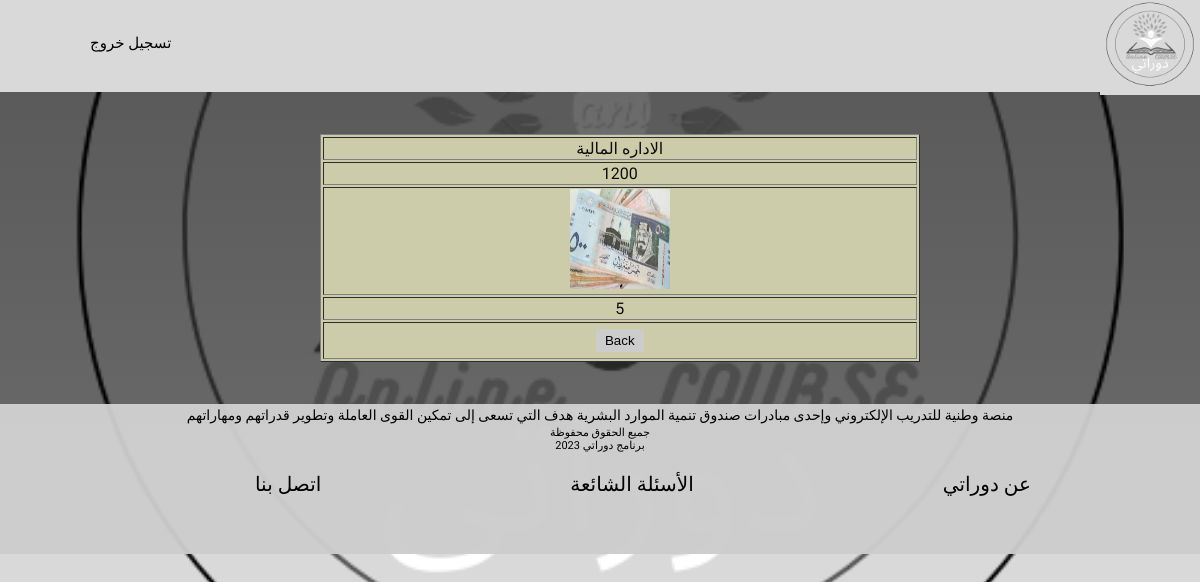
/detalis.php?id=50, run on the app's committed database.
### tables this page shows
CREATE TABLE `create_course` (
  `c_number` int(11) NOT NULL,
  `c_name` varchar(30) NOT NULL,
  `c_price` int(11) NOT NULL,
  `image` varchar(30) NOT NULL,
  `c_num` int(11) NOT NULL
);

### detalis.php (the view, shortened to what this page needs)
<!DOCTYPE html>
<html>
<head>
  <link rel="stylesheet" href="css/home_page.css">
</head>
 <body>
 <div class="header">
    <ul>
      <li><a href="Logout.php">تسجيل خروج </a></li>
    </ul>
    <a href="home_page.php"> <img src="ogo1.png" alt="logo" height="95px" width="100px"></a>
  </div>
 <div class="container1">
  <div class="card1">
<?php
 include 'Database_Link.php';
$id= $_GET['id'];
$sql = "select * from create_course where c_number =".$id;
$query = mysqli_query($conn,$sql);
$rslt = mysqli_fetch_row($query);
if ($rslt) {
    echo '<div class="g" align="center">';
    echo '<table border="1" width="80%" bgcolor="#cca">';
    echo '<tr align="center"><td>' . $rslt[1] . '</td></tr>';
    echo '<tr align="center"><td>' . $rslt[2] . '</td></tr>';
    echo '<tr align="center" ><td><img src="' . $rslt[3] . '" height="100"width="100"></td></tr>';
    echo '<tr align="center"><td>' . $rslt[4] . '</td></tr>';
	echo '<td align="center"><a href="home_page.php"><button class="submit">Back</button></a></td></tr>';
    echo '</table>';
}
 ?>
      </div>
      </div>
  <footer>
    <p id="p1">منصة وطنية للتدريب الإلكتروني وإحدى مبادرات صندوق تنمية الموارد البشرية هدف التي تسعى إلى تمكين
      القوى العاملة وتطوير قدراتهم ومهاراتهم</p>
    <p id="p2">جميع الحقوق محفوظة <br> برنامج دوراتي 2023 </p>
    <ul class="nav1">
      <li> <a href="#"> اتصل بنا </a></li>
      <li><a href="#">الأسئلة الشائعة</a></li>
      <li> <a href="#"> عن دوراتي </a></li>
    </ul>
  </footer>
</body>
</html>

### css/home_page.css (style rules this page uses)
body { background-image:linear-gradient(rgba(0, 0, 0, 0.6) , rgba(0, 0, 0, 0.5)),url(ogo1.png); background-repeat:no-repeat; background-position: center; background-size: cover; font-family: 'Lemonada'; margin-top: 0; }
.header { display: flex; justify-content: space-between; align-items: center; position: relative; margin: -8px; background: #d9d9d9; height: 100px; }
.header img { margin-bottom: -15%; }
.card1 { margin-left: 20%; width: 750px; height: auto; margin-top: 50px; margin-bottom: 50px; border-radius: 5px; flex-direction: column; align-items: center; color: rgb(14, 13, 13); }
.submit { text-align: center; background: #ccc; border: #ccc solid; margin: 5px; }
.g { width:auto; height: auto; }
div ul { list-style: none; width: auto; margin: 10px ; overflow: auto; }
div ul li { display: inline-block; padding: 10px 40px; }
div ul li a { text-decoration: none; font-size: 15px; color: #000; }
footer { background: rgba(214, 214, 214, 0.918); height: 150px; width: auto; overflow: auto; margin: -8px; }
.nav1 li { list-style: none; display: inline-flex; margin-left: 165px; }
.nav1 a { text-decoration: none; color: #000; font-size: 20px; }
#p1 { text-align: center; font-size: 14px; margin: 3px; }
#p2 { text-align: center; font-size: 11px; margin: 2px; }

### data on the page
create_course: c_name "الاداره المالية", c_price "1200", image (picture), c_num "5"
